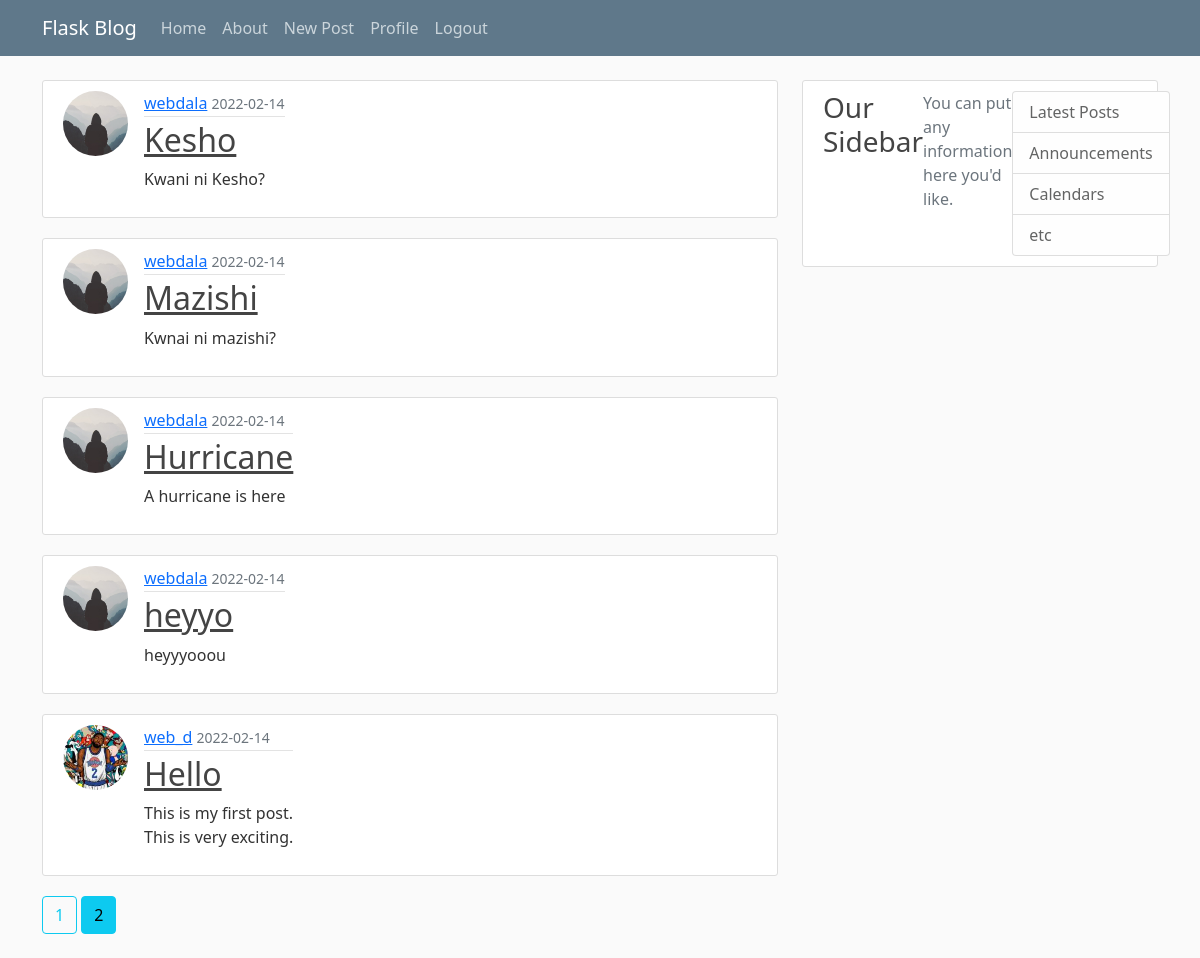
/home?page=2 (signed in), run on the app's committed database.
### flaskblog/models.py (models this page shows, shortened)
class Post(db.Model):
    id = db.Column(db.Integer, primary_key=True)
    title = db.Column(db.String(100), nullable=False)
    date_posted = db.Column(db.DateTime, nullable=False, default=datetime.utcnow)
    content = db.Column(db.Text, nullable=False)
    user_id = db.Column(db.Integer, db.ForeignKey('user.id'), nullable=False)

class User(db.Model, UserMixin):
    id = db.Column(db.Integer, primary_key=True)
    username = db.Column(db.String(20), unique=True, nullable=False)
    email = db.Column(db.String(120), unique=True, nullable=False)
    image_file = db.Column(db.String(20), nullable=False, default='default.jpg')
    password = db.Column(db.String(60), nullable=False)
    posts = db.relationship('Post', backref='author', lazy=True)

### flaskblog/routes.py (the view)
@app.route('/')
@app.route('/home')
def home():
    page = request.args.get('page', 1, type=int)
    posts = Post.query.order_by(Post.date_posted.desc()).paginate(page=page, per_page=5)
    return render_template('home.html', posts=posts)

### flaskblog/models.py (called while the page is built)
@login_manager.user_loader
def load_user(user_id): # loads the currend user using user id stored in session
    return User.query.get(int(user_id))

### flaskblog/templates/home.html
{% extends 'layout.html' %}
{% block content %}
    {% for post in posts.items %}
    <article class="media content-section">
      <div>
        <img src="{{ url_for('static', filename='profile_pics/' + post.author.image_file) }}" alt="profile-pic" class="rounded-circle article-img">
      </div>
      <div class="media-body">
        <div class="article-metadata">
          <a class="mr-2" href="{{ url_for('account', username=post.author.username) }}">{{ post.author.username }}</a>
          <small class="text-muted">{{ post.date_posted.strftime('%Y-%m-%d') }}</small>
        </div>
        <h2><a class="article-title" href="{{ url_for('post', post_id=post.id) }}">{{ post.title }}</a></h2>
        <p class="article-content">{{ post.content }}</p>
      </div>
    </article>
    {% endfor %}
    {% for page_num in posts.iter_pages(left_edge=1, right_edge=1, left_current=1, right_current=2) %}
      {% if page_num %}
        {% if page_num == posts.page %}
          <a href="{{ url_for('home', page=page_num) }}" class="btn btn-info mb-4">{{page_num}}</a>
        {% else %}
          <a href="{{ url_for('home', page=page_num) }}" class="btn btn-outline-info mb-4">{{page_num}}</a>
        {% endif %}
      {% else %}
        ...
      {% endif %}
    {% endfor %}
{% endblock %}

### flaskblog/static/main.css (style rules this page uses)
body { background: #fafafa; color: #333333; margin-top: 5rem; }
h1, h2, h3, h4, h5, h6 { color: #444444; }
.content-section { background: #ffffff; padding: 10px 20px; border: 1px solid #dddddd; border-radius: 3px; margin-bottom: 20px; display: flex; }
.article-title { color: #444444; }
.article-content { white-space: pre-line; }
.article-img { height: 65px; width: 65px; margin-right: 16px; }
.article-metadata { padding-bottom: 1px; margin-bottom: 4px; border-bottom: 1px solid #e3e3e3 }

### data on the page
Post: image_file (placeholder picture), author.username "webdala", date_posted "2022-02-14", title "Kesho", content "Kwani ni Kesho?"
Post: image_file (placeholder picture), author.username "webdala", date_posted "2022-02-14", title "Mazishi", content "Kwnai ni mazishi?"
Post: image_file (placeholder picture), author.username "webdala", date_posted "2022-02-14", title "Hurricane", content "A hurricane is here"
Post: image_file (placeholder picture), author.username "webdala", date_posted "2022-02-14", title "heyyo", content "heyyyooou"
Post: image_file (picture), author.username "web_d", date_posted "2022-02-14", title "Hello", content "This is my first post. This is very exciting."

### other printed values
{{ page_num }} "1"
{{ page_num }} "2"
